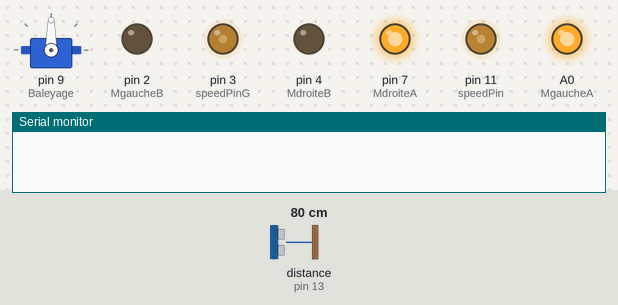
The sketch below on a simulated Arduino Uno, built with avr-gcc and run on an emulated ATmega328P. Parts: servo, output pins drawn as LEDs (lit = HIGH), the last lines printed to the serial monitor. Wiring (inferred from the names in the program): ultrasonic range finder: trigger pin 12; echo pin 13. Inputs (shaded band) come from the test bench; at power-on: distance to the obstacle (sensor on pin 13) 80 cm. The echo pulse lasts 58.3 µs per cm; pins used as bus, display or sensor lines are not drawn.

Above: at 1.2 s.
1.3 s: distance to the obstacle (sensor on pin 13) set to 29 cm
2.8 s: distance to the obstacle (sensor on pin 13) set to 23 cm
At 5.6 s:
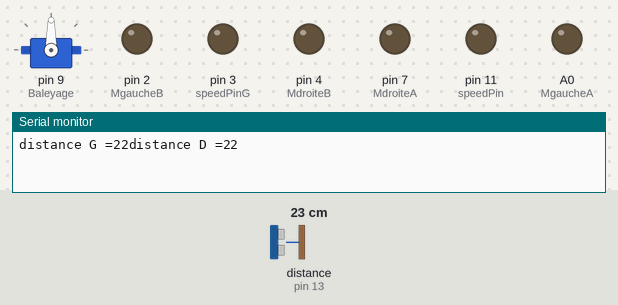
5.8 s: distance to the obstacle (sensor on pin 13) set to 35 cm
At 6.5 s:
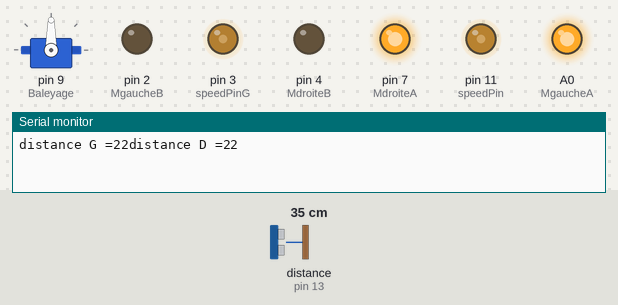
7.5 s: distance to the obstacle (sensor on pin 13) set to 2 cm
At 8.5 s:
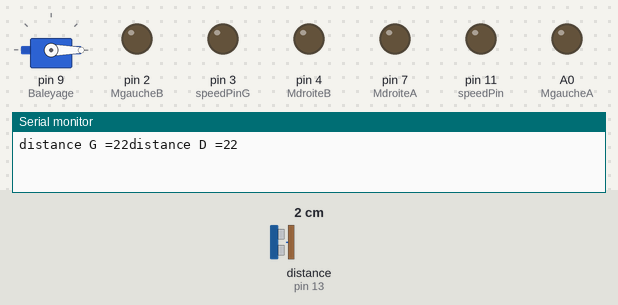
Timing chart, 0 to 11.5 s (numbered marks = the images above; inputs shaded):
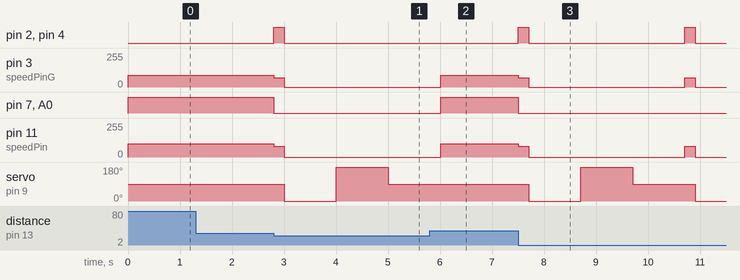

Measured:
- the behaviour switches between 27 and 26 cm on distance to the obstacle (sensor on pin 13) (found by bisection; images 0 and 1)
- after the input at 1.3 s, every drawn part: stays the same
- after the input at 2.8 s, pin 2 (MgaucheB): LOW → HIGH at once, → LOW 0.20 s later; pin 3 (speedPinG): 90/255 → 70/255 at once, → 0/255 0.20 s later
- after the input at 5.8 s, pin 2 (MgaucheB), pin 4 (MdroiteB): stays LOW (without the input it goes to HIGH after 0.21 s); pin 7 (MdroiteA), A0 (MgaucheA): LOW → HIGH after 0.21 s; servo on pin 9 (Baleyage): stays 90° (without the input it goes to 0° after 0.41 s)
- after the input at 7.5 s, pin 2 (MgaucheB): alternates HIGH for 0.20 s and LOW for 3.0 s, starting at once; pin 3 (speedPinG): alternates 70/255 for 0.20 s and 0/255 for 3.0 s, starting at once

The sketch:

final.ino
```cpp
#include <Servo.h>
Servo Baleyage;
#define echoPin 13 //attach pin
#define trigPin 12

int tourna = 1100;  // Delay de tourne                                                                                                                                                                                                                                                                    //delay de tourneur
long duration;
int distance, distanceG, distanceD;

int speedPin = 11; // speedpin droite
int speedPinG = 3; // speedpin gauche


int MdroiteB = 4;//Moteur Droite arrière
int MdroiteA = 7; //Moteyr Droite avant
int MgaucheB = 2;//Moteur Gauche arrière
int MgaucheA = A0;//Moteur Gauche avant
int vtt = 0;//vitesse


void CalculDistance() {
  digitalWrite(trigPin, LOW);
  delayMicroseconds(2);
  digitalWrite(trigPin, HIGH);
  delayMicroseconds(10);
  digitalWrite(trigPin, LOW);
  duration = pulseIn (echoPin, HIGH);
  distance = duration * 0.034 / 2;
}

void MarcheAv(int spd) { //=Marche Avant
  //speedPin.write(spd);
  analogWrite(speedPin, spd);
  analogWrite(speedPinG, spd -10);
  digitalWrite(MdroiteA, HIGH);
  digitalWrite(MdroiteB, LOW);
  digitalWrite(MgaucheA, HIGH);
  digitalWrite(MgaucheB, LOW);
}

void MarcheAr(int spd) { //Marche Arrière
  //speedPin.write(spd);
  analogWrite(speedPin, spd);
  analogWrite(speedPinG, spd - 10);
  digitalWrite(MdroiteA, LOW);
  digitalWrite(MdroiteB, HIGH);
  digitalWrite(MgaucheA, LOW);
  digitalWrite(MgaucheB, HIGH );
}

void TourneG(int spd) { //Tourne Gauche
  //speedPin.write(spd);
  analogWrite(speedPin, spd);
  analogWrite(speedPinG, spd - 10);
  digitalWrite(MdroiteA, HIGH);
  digitalWrite(MdroiteB, LOW);
  digitalWrite(MgaucheA, LOW);
  digitalWrite(MgaucheB, HIGH );
}

void TourneD(int spd) {// Tourne Droite
  //speedPin.write(spd);
  analogWrite(speedPin, spd);
  analogWrite(speedPinG, spd - 10);
  digitalWrite(MdroiteA, LOW);
  digitalWrite(MdroiteB, HIGH);
  digitalWrite(MgaucheA, HIGH);
  digitalWrite(MgaucheB, LOW);
}

void Stop() { // Stop
  //speedPin.write(spd);
  analogWrite(speedPin, 0);
  analogWrite(speedPinG, 0);
  digitalWrite(MdroiteA, LOW);
  digitalWrite(MdroiteB, LOW);
  digitalWrite(MgaucheA, LOW);
  digitalWrite(MgaucheB, LOW);
}

void setup() {

  pinMode(MdroiteA, OUTPUT);
  pinMode(MdroiteB, OUTPUT);
  pinMode(MgaucheA, OUTPUT);
  pinMode(MgaucheB, OUTPUT);


  pinMode(speedPin, OUTPUT);
  pinMode(speedPinG, OUTPUT);
  pinMode(trigPin, OUTPUT);
  pinMode(echoPin, INPUT);

  Baleyage.attach(9);
  Baleyage.write(90);//90°
  Serial.begin(115200);
  vtt = 60;// Vitesse

}

void loop() {

  vtt=60;//vitesse = 60
  CalculDistance();
  MarcheAv(vtt + 40);// Marche avant vitesse = 60+40
  if (distance <= 25) {
    vtt = 80;// vitesse =80
    MarcheAr(vtt); // Marche arrière vitesse = 80
    delay(200);
    Stop();
    Baleyage.write(0);
    delay(1000);
    CalculDistance();
    distanceD = distance; // distance Droite
    Baleyage.write(180);
    delay(1000);
    CalculDistance();
    distanceG = distance; // distance Gauche
    Serial.print("distance G =");
    Serial.print(distanceG);
    Serial.print("distance D =");
    Serial.println(distanceD);
    Baleyage.write(90);
    delay(1000);

    if (distanceG > distanceD) {
      if (distanceG >= 50) {
        TourneG(vtt + 30);// tourne gauche vitesse = 60 + 30
        delay(tourna);//tourna = 1100
        TourneD(vtt);// tourne droite vitesse = 60
        delay(250);
        Stop();
      }
      else {
        MarcheAr(vtt);
        delay(1500);
        Stop();
        TourneG(vtt+40);//tourne gauche vitesse=60+40
        delay(1.5*tourna);//1100*1.5
        Stop();
      }
    } else   if (distanceD > distanceG) {
      if (distanceD >= 50) {
        TourneD(vtt + 30);//tourne droite vitesse=60+30
        delay(tourna);//tourna = 1100
        TourneG(vtt);//tourne gauche vitesse=60
        delay(250);
        Stop();
      }
      else {
        MarcheAr(vtt);//marche arrière vitesse=60
        delay(1500);
        Stop();
        TourneG(vtt+40);//tourne gauche vitesse=100
        delay(1.5*tourna);//1100*1.5
        Stop();
      }
    }
  }
}
```
